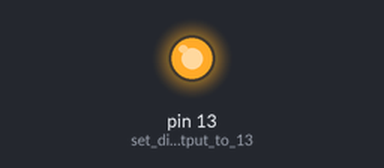
A sketch run on a simulated Arduino Uno, built with avr-gcc and run on an emulated ATmega328P. Parts: output pins drawn as LEDs (lit = HIGH).

Above: at 0.7 s.
At 3.7 s:
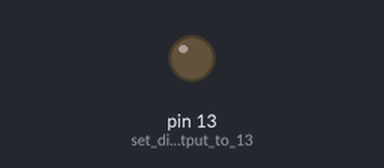
Timing chart, 0 to 5.5 s (numbered marks = the images above):
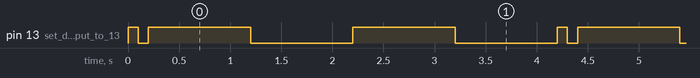

Measured:
- by itself, pin 13 (set_digital_output_to_13): repeats every 4.2 s: LOW 0.10 s, 2 × (HIGH 1.0 s, LOW 1.0 s), HIGH 0.10 s
- by itself, everything shown: repeats every 4.2 s, in 6 steps

The sketch:

blink.ino
```cpp
// Blink LED Sketch

void setup() {
   pinMode(13, OUTPUT); //set digital output to 13
}

void loop() {
   digitalWrite(13, HIGH);
   delay(100);
   digitalWrite(13, LOW);
   delay(100);
   for (byte i = 0;i < 2;i++) {
      digitalWrite(13, HIGH);
      delay(1000);
      digitalWrite(13, LOW);
      delay(1000);
   }
}
```
